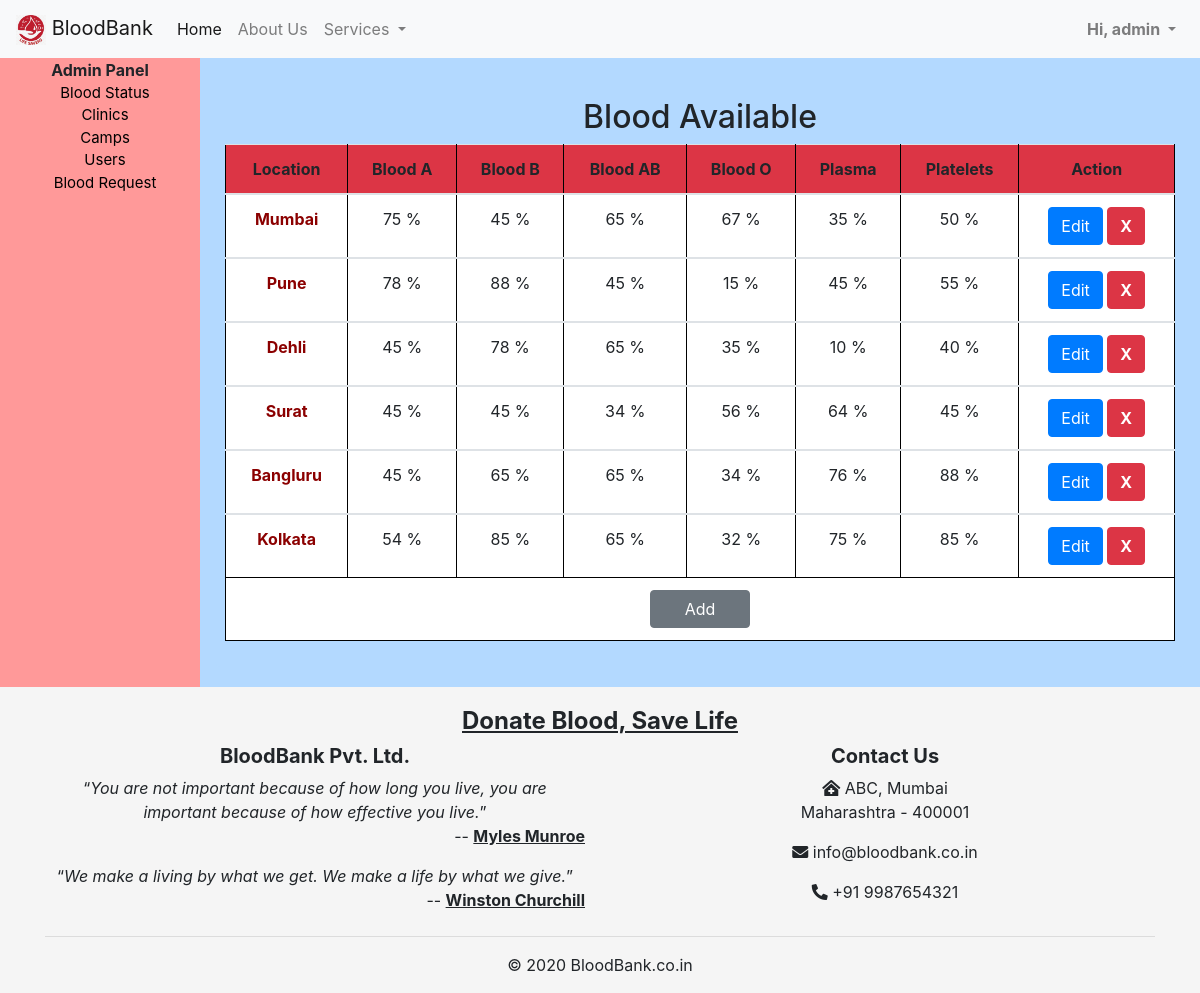
/account/adminpanel/ (signed in), run on the app's committed database.
### availibility/models.py (models this page shows)
class BloodAvailibility(models.Model):
	location = models.CharField(max_length=50)
	blood_a = models.IntegerField()
	blood_b = models.IntegerField()
	blood_ab = models.IntegerField()
	blood_o = models.IntegerField()
	plasma = models.IntegerField()
	platelet = models.IntegerField()
	def __str__(self):
		return self.location

### accounts/views.py (the view)
    def staff_checker(request, *args, **kwargs):
        if request.user.is_staff:
            return func(request, *args, **kwargs)
        else:
            return HttpResponse('<h1>Unauthorized Access</h1>')

### accounts/models.py (called while the page is built)
    def __str__(self):
        return self.user.username

### accounts/views.py (called while the page is built)
def user_is_staff(func):
    def staff_checker(request, *args, **kwargs):
        if request.user.is_staff:
            return func(request, *args, **kwargs)
        else:
            return HttpResponse('<h1>Unauthorized Access</h1>')
    return staff_checker

### availibility/models.py (called while the page is built)
	def __str__(self):
		return self.organizer

	def __str__(self):
		return self.clinic_name

### templates/adminpanel.html (shortened to what this page needs)
{% extends 'index.html' %}
{% block content %}
<div class="admin-panel container-fluid">
	<div class="row">
		<div class="col-2" id="menu">
			<strong style="font-size: bolder">Admin Panel</strong>
			<div class="list-group list-group-flush" id="list-tab" role="tablist">
		      <a id="list-blood-status-list" data-toggle="list" href="#list-blood-status" role="tab" aria-controls="blood-status">Blood Status</a>
		      <a id="list-clinics-list" data-toggle="list" href="#list-clinics" role="tab" aria-controls="clinics">Clinics</a>
		      <a id="list-camps-list" data-toggle="list" href="#list-camps" role="tab" aria-controls="camps">Camps</a>
		      <a id="list-users-list" data-toggle="list" href="#list-users" role="tab" aria-controls="users">Users</a>
		      <a id="list-blood-request-list" data-toggle="list" href="#list-blood-request" role="tab" aria-controls="users">Blood Request</a>
		    </div>
		</div>
		<div class="col-10" id="details-view">
			{% block detailView %}
			<div class="tab-content" id="nav-tabContent" style="background-color: #b3d9ff; border: none;">
		      <div class="tab-pane fade show active" id="list-blood-status" role="tabpanel" aria-labelledby="list-blood-status-list">
		      	<center><h2>Blood Available</h2></center>
		      	<table class="table table-hover" style="text-align: center; background-color: white;">
		      		<thead>
		      			<tr class="bg-danger">
		      				<th scope="col">Location</th>
		      				<th scope="col">Blood A</th>
		      				<th scope="col">Blood B</th>
		      				<th scope="col">Blood AB</th>
		      				<th scope="col">Blood O</th>
		      				<th scope="col">Plasma</th>
		      				<th scope="col">Platelets</th>
		      				<th scope="col">Action</th>
		      			</tr>
		      		</thead>
		      		{% for blood in bloodstatus %}
		      		<tbody>
		      			<th scope="row">{{blood.location}}</th>
		      			<td>{{blood.blood_a}} %</td>
		      			<td>{{blood.blood_b}} %</td>
		      			<td>{{blood.blood_ab}} %</td>
		      			<td>{{blood.blood_o}} %</td>
		      			<td>{{blood.plasma}} %</td>
		      			<td>{{blood.platelet}} %</td>
		      			<td><a href="{% url 'editpanel' 'bloods' blood.id %}" class="btn btn-primary">Edit</a>
		      				<a class="btn btn-danger" title="Delete" onclick="return confirm('Do you want to delete {{blood}}?')" href="{% url 'delete' 'bloods' blood.id %}"><b>X</b></a></td>
		      		</tbody>
		      		{% endfor %}
		      		<tfoot>
		      			<td scope="row" colspan="8"><a href="" class="btn btn-secondary" style="width: 100px" data-toggle="modal" data-target="#bloodStatusModalCenter">Add</a></td>
		      		</tfoot>
		      	</table>
			  </div>
		    </div>
		    {% endblock %}
		</div>
	</div>
</div>
{% endblock %}

### templates/index.html (shortened to what this page needs)
<!DOCTYPE html>
{% load static %}
<html lang="en">
<head>
    <link rel="stylesheet" href="{% static 'css/main.css' %}">
    <link rel="stylesheet" href="{% static 'css/about.css' %}">
    <link rel="stylesheet" href="{% static 'css/accounts.css' %}">
      <link rel="stylesheet" href="{% static 'css/availibility.css' %}">
    <link rel="stylesheet" href="https://stackpath.bootstrapcdn.com/bootstrap/4.5.2/css/bootstrap.min.css">
    <link rel="stylesheet" href="https://pro.fontawesome.com/releases/v5.10.0/css/all.css"/>
</head>
<body>
    <header>
        <nav class="navbar navbar-expand-lg navbar-light bg-light">
            <a class="navbar-brand" href="{% url 'index' %}"><img src="{% static 'images/logo.png' %}" alt="logo" height="30px" width="30px"> BloodBank</a>
            <div class="collapse navbar-collapse" id="navbarSupportedContent">
              <ul class="navbar-nav mr-auto">
                <li class="nav-item active">
                  <a class="nav-link" href="{% url 'index' %}">Home <span class="sr-only">(current)</span></a>
                </li>
                <li class="nav-item">
                  <a class="nav-link" href="{% url 'about' %}">About Us</a>
                </li>
                <li class="nav-item dropdown">
                  <a class="nav-link dropdown-toggle" href="#" id="navbarDropdown" role="button" data-toggle="dropdown" aria-haspopup="true" aria-expanded="false">
                    Services
                  </a>
                </li>
              </ul>
              <div class="nav-item dropdown navbar-nav">
                {% if user.is_authenticated %}
                <a class="login nav-link dropdown-toggle" href="#" id="navbarDropdown" role="button" data-toggle="dropdown" aria-haspopup="true" aria-expanded="false">
                    Hi, {{user.get_username}}
                  </a>
                {% else %}
                <a class="login" href="{% url 'login' %}">Login</a>
                {% endif %}
              </div>
            </div>
        </nav>
    </header>
    <div class="main-container">
        {% block content %}{% endblock %}
    </div>
    <footer>
        <h4><u>Donate Blood, Save Life</u></h4>
        <div class="container">
            <div class="row">
                <div class="col">
                    <h5><b>BloodBank Pvt. Ltd.</b></h5>
                    <p>“<i>You are not important because of how long you live, you are important because of how effective you live.</i>”<br>
                        <span style="float: right;">-- <u><b>Myles Munroe</b></u></span></p>
                    <br>
                    <p>“<i>We make a living by what we get. We make a life by what we give.</i>”<br>
                        <span style="float: right;">-- <u><b>Winston Churchill</b></u></span></p>
                </div>
                <div class="col">
                    <h5><b>Contact Us</b></h5>
                    <address><i class="fas fa-clinic-medical"></i> ABC, Mumbai<br>Maharashtra - 400001</address>
                    <p><i class="fas fa-envelope"></i> info@bloodbank.co.in</p>
                    <p><i class="fas fa-phone-alt"></i> +91 9987654321</p>
                </div>
            </div>
            <hr>
            <div class="row">
                <div class="col"><p>&copy; 2020 BloodBank.co.in</p></div>
            </div>
        </div>
    </footer>
</body>
</html>

### static/css/main.css (style rules this page uses)
* { padding: 0; margin: 0; }
.container-fluid { text-align: center; }
.login { text-decoration: none; color: slategray; font-weight: bold; }
footer { width: 100%; padding-left: 20px; padding-top: 20px; padding-right: 20px; background-color: whitesmoke; text-align: center; }
footer h4 { font-weight: bolder; }
.tab-content { background-color: white; padding: 10px; border-bottom-left-radius: 5px; border-bottom-right-radius: 5px; border-bottom: 1px solid #e0e0de; border-left: 1px solid #e0e0de; border-right: 1px solid #e0e0de; }
table, th, td { border: 1px solid black; }
tbody td, th { padding-left: 10px; }
tbody th { color: darkred; }

### static/css/availibility.css (style rules this page uses)
.admin-panel { padding: 0; margin: 0; }
.admin-panel #menu { background-color: #ff9999; }
.admin-panel #menu a { padding-left: 10px; color: black; font-size: 15px }
.admin-panel #details-view { background-color: #b3d9ff; padding-top: 30px; padding-bottom: 20px; }

### data on the page
BloodAvailibility: location "Mumbai", blood_a "75", blood_b "45", blood_ab "65", blood_o "67", plasma "35", platelet "50"
BloodAvailibility: location "Pune", blood_a "78", blood_b "88", blood_ab "45", blood_o "15", plasma "45", platelet "55"
BloodAvailibility: location "Dehli", blood_a "45", blood_b "78", blood_ab "65", blood_o "35", plasma "10", platelet "40"
BloodAvailibility: location "Surat", blood_a "45", blood_b "45", blood_ab "34", blood_o "56", plasma "64", platelet "45"
BloodAvailibility: location "Bangluru", blood_a "45", blood_b "65", blood_ab "65", blood_o "34", plasma "76", platelet "88"
BloodAvailibility: location "Kolkata", blood_a "54", blood_b "85", blood_ab "65", blood_o "32", plasma "75", platelet "85"

### other printed values
{{ user.get_username }} "admin"
